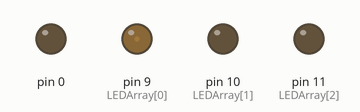
Recording of a sketch running on a simulated Arduino Uno, built with avr-gcc and run on an emulated ATmega328P. On the bench: output pins drawn as LEDs (lit = HIGH).

Above: at 0.15 s.
At 3.75 s:
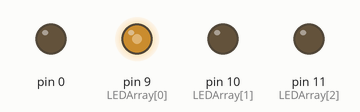
At 9.76 s:
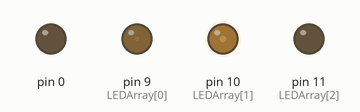
At 19.6 s:
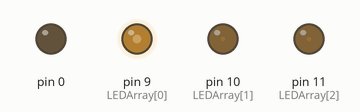
At 29.51 s:
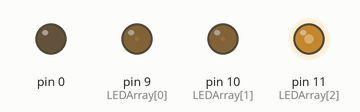
At 39.73 s:
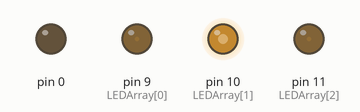
Timing chart, 0 to 40.0 s (numbered marks = the images above):
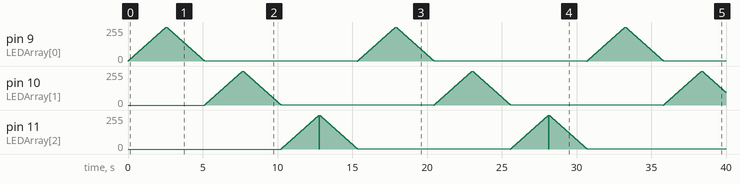

The sketch:

ences_apagat_3leds.ino
```cpp
int LEDArray[]={9,10,11};
int nPin = 0;
int velocitat = 10;
int pwm;

void setup() {
  for(nPin =0; nPin <4; nPin++)
  {
    pinMode(LEDArray[nPin], OUTPUT);
  }
  nPin=0;

}

void loop() {
for(pwm=0; pwm<256; pwm++)
{
  analogWrite(LEDArray[nPin],pwm);
  delay(velocitat);
}
for(pwm=256;pwm>1; pwm--)
{
  analogWrite(LEDArray[nPin], pwm);
  delay(velocitat);
}
nPin ++;
if (nPin==3) nPin=0;
}
//OK
```
